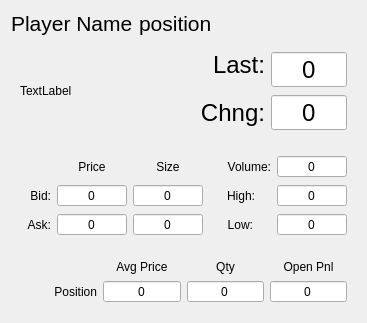
       <widget class="QWidget" name="backRight" native="true">
        <layout class="QGridLayout" name="gridLayout_8">
         <item row="3" column="0" colspan="4">
          <widget class="QWidget" name="widget_4" native="true">
           <layout class="QGridLayout" name="gridLayout">
            <item row="0" column="1">
             <widget class="QLabel" name="asksLabelIndicator_11">
              <property name="sizePolicy">
               <sizepolicy hsizetype="Preferred" vsizetype="Fixed">
                <horstretch>0</horstretch>
                <verstretch>0</verstretch>
               </sizepolicy>
              </property>
              <property name="accessibleName">
               <string>TR00009</string>
              </property>
              <property name="text">
               <string>Avg Price</string>
              </property>
              <property name="alignment">
               <set>Qt::AlignCenter</set>
              </property>
             </widget>
            </item>
            <item row="0" column="2">
             <widget class="QLabel" name="asksLabelIndicator_10">
              <property name="sizePolicy">
               <sizepolicy hsizetype="Preferred" vsizetype="Fixed">
                <horstretch>0</horstretch>
                <verstretch>0</verstretch>
               </sizepolicy>
              </property>
              <property name="accessibleName">
               <string>TR00009</string>
              </property>
              <property name="text">
               <string>Qty</string>
              </property>
              <property name="alignment">
               <set>Qt::AlignCenter</set>
              </property>
             </widget>
            </item>
            <item row="0" column="3">
             <widget class="QLabel" name="asksLabelIndicator_12">
              <property name="sizePolicy">
               <sizepolicy hsizetype="Preferred" vsizetype="Fixed">
                <horstretch>0</horstretch>
                <verstretch>0</verstretch>
               </sizepolicy>
              </property>
              <property name="accessibleName">
               <string>TR00009</string>
              </property>
              <property name="text">
               <string>Open Pnl</string>
              </property>
              <property name="alignment">
               <set>Qt::AlignCenter</set>
              </property>
             </widget>
            </item>
            <item row="1" column="0">
             <widget class="QLabel" name="bidsLabelIndicator_6">
              <property name="sizePolicy">
               <sizepolicy hsizetype="Preferred" vsizetype="Preferred">
                <horstretch>0</horstretch>
                <verstretch>0</verstretch>
               </sizepolicy>
              </property>
              <property name="accessibleName">
               <string>TR00008</string>
              </property>
              <property name="text">
               <string>Position</string>
              </property>
              <property name="alignment">
               <set>Qt::AlignRight|Qt::AlignTrailing|Qt::AlignVCenter</set>
              </property>
             </widget>
            </item>
            <item row="1" column="1">
             <widget class="QSpinBox" name="marketBid_9">
              <property name="sizePolicy">
               <sizepolicy hsizetype="Preferred" vsizetype="Fixed">
                <horstretch>0</horstretch>
                <verstretch>0</verstretch>
               </sizepolicy>
              </property>
              <property name="minimumSize">
               <size>
                <width>70</width>
                <height>0</height>
               </size>
              </property>
              <property name="whatsThis">
               <string>BidPrice</string>
              </property>
              <property name="accessibleName">
               <string>PRICE</string>
              </property>
              <property name="accessibleDescription">
               <string>CAN_BE_ZERO</string>
              </property>
              <property name="alignment">
               <set>Qt::AlignCenter</set>
              </property>
              <property name="readOnly">
               <bool>true</bool>
              </property>
              <property name="buttonSymbols">
               <enum>QAbstractSpinBox::NoButtons</enum>
              </property>
             </widget>
            </item>
            <item row="1" column="2">
             <widget class="QSpinBox" name="marketBid_6">
              <property name="sizePolicy">
               <sizepolicy hsizetype="Preferred" vsizetype="Fixed">
                <horstretch>0</horstretch>
                <verstretch>0</verstretch>
               </sizepolicy>
              </property>
              <property name="minimumSize">
               <size>
                <width>70</width>
                <height>0</height>
               </size>
              </property>
              <property name="whatsThis">
               <string>BidPrice</string>
              </property>
              <property name="accessibleName">
               <string>PRICE</string>
              </property>
              <property name="accessibleDescription">
               <string>CAN_BE_ZERO</string>
              </property>
              <property name="alignment">
               <set>Qt::AlignCenter</set>
              </property>
              <property name="readOnly">
               <bool>true</bool>
              </property>
              <property name="buttonSymbols">
               <enum>QAbstractSpinBox::NoButtons</enum>
              </property>
             </widget>
            </item>
            <item row="1" column="3">
             <widget class="QSpinBox" name="marketBid_10">
              <property name="sizePolicy">
               <sizepolicy hsizetype="Preferred" vsizetype="Fixed">
                <horstretch>0</horstretch>
                <verstretch>0</verstretch>
               </sizepolicy>
              </property>
              <property name="minimumSize">
               <size>
                <width>70</width>
                <height>0</height>
               </size>
              </property>
              <property name="whatsThis">
               <string>BidPrice</string>
              </property>
              <property name="accessibleName">
               <string>PRICE</string>
              </property>
              <property name="accessibleDescription">
               <string>CAN_BE_ZERO</string>
              </property>
              <property name="alignment">
               <set>Qt::AlignCenter</set>
              </property>
              <property name="readOnly">
               <bool>true</bool>
              </property>
              <property name="buttonSymbols">
               <enum>QAbstractSpinBox::NoButtons</enum>
              </property>
             </widget>
            </item>
           </layout>
          </widget>
         </item>
         <item row="1" column="2" colspan="2">
          <widget class="QWidget" name="widget_5" native="true">
           <layout class="QGridLayout" name="gridLayout_23">
            <item row="2" column="1">
             <widget class="QSpinBox" name="marketBid_13">
              <property name="sizePolicy">
               <sizepolicy hsizetype="Preferred" vsizetype="Fixed">
                <horstretch>0</horstretch>
                <verstretch>0</verstretch>
               </sizepolicy>
              </property>
              <property name="minimumSize">
               <size>
                <width>70</width>
                <height>0</height>
               </size>
              </property>
              <property name="font">
               <font>
                <pointsize>18</pointsize>
               </font>
              </property>
              <property name="whatsThis">
               <string>BidPrice</string>
              </property>
              <property name="accessibleName">
               <string>PRICE</string>
              </property>
              <property name="accessibleDescription">
               <string>CAN_BE_ZERO</string>
              </property>
              <property name="alignment">
               <set>Qt::AlignCenter</set>
              </property>
              <property name="readOnly">
               <bool>true</bool>
              </property>
              <property name="buttonSymbols">
               <enum>QAbstractSpinBox::NoButtons</enum>
              </property>
             </widget>
            </item>
            <item row="0" column="1" rowspan="2">
             <widget class="QSpinBox" name="marketLast_3">
              <property name="sizePolicy">
               <sizepolicy hsizetype="Preferred" vsizetype="Fixed">
                <horstretch>0</horstretch>
                <verstretch>0</verstretch>
               </sizepolicy>
              </property>
              <property name="minimumSize">
               <size>
                <width>70</width>
                <height>0</height>
               </size>
              </property>
              <property name="font">
               <font>
                <pointsize>18</pointsize>
               </font>
              </property>
              <property name="whatsThis">
               <string>LastPrice</string>
              </property>
              <property name="accessibleName">
               <string>PRICE</string>
              </property>
              <property name="accessibleDescription">
               <string>CAN_BE_ZERO</string>
              </property>
              <property name="alignment">
               <set>Qt::AlignCenter</set>
              </property>
              <property name="readOnly">
               <bool>true</bool>
              </property>
              <property name="buttonSymbols">
               <enum>QAbstractSpinBox::NoButtons</enum>
              </property>
             </widget>
            </item>
            <item row="2" column="0">
             <widget class="QLabel" name="bidsLabelIndicator_7">
              <property name="sizePolicy">
               <sizepolicy hsizetype="Preferred" vsizetype="Preferred">
                <horstretch>0</horstretch>
                <verstretch>0</verstretch>
               </sizepolicy>
              </property>
              <property name="font">
               <font>
                <pointsize>18</pointsize>
               </font>
              </property>
              <property name="accessibleName">
               <string>TR00008</string>
              </property>
              <property name="text">
               <string>Chng:</string>
              </property>
              <property name="alignment">
               <set>Qt::AlignRight|Qt::AlignTrailing|Qt::AlignVCenter</set>
              </property>
             </widget>
            </item>
            <item row="0" column="0">
             <widget class="QLabel" name="label_28">
              <property name="sizePolicy">
               <sizepolicy hsizetype="Preferred" vsizetype="Preferred">
                <horstretch>0</horstretch>
                <verstretch>0</verstretch>
               </sizepolicy>
              </property>
              <property name="font">
               <font>
                <pointsize>18</pointsize>
               </font>
              </property>
              <property name="accessibleName">
               <string>TR00012</string>
              </property>
              <property name="text">
               <string>Last:</string>
              </property>
              <property name="alignment">
               <set>Qt::AlignRight|Qt::AlignTrailing|Qt::AlignVCenter</set>
              </property>
             </widget>
            </item>
           </layout>
           <zorder>label_28</zorder>
           <zorder>bidsLabelIndicator_7</zorder>
           <zorder>marketBid_13</zorder>
           <zorder>marketLast_3</zorder>
          </widget>
         </item>
         <item row="2" column="3">
          <widget class="QWidget" name="widget_3" native="true">
           <layout class="QFormLayout" name="formLayout">
            <item row="0" column="0">
             <widget class="QLabel" name="marketVolumeLabel_3">
              <property name="sizePolicy">
               <sizepolicy hsizetype="Preferred" vsizetype="Preferred">
                <horstretch>0</horstretch>
                <verstretch>0</verstretch>
               </sizepolicy>
              </property>
              <property name="accessibleName">
               <string>TR00013</string>
              </property>
              <property name="text">
               <string>Volume:</string>
              </property>
              <property name="alignment">
               <set>Qt::AlignRight|Qt::AlignTrailing|Qt::AlignVCenter</set>
              </property>
             </widget>
            </item>
            <item row="0" column="1">
             <widget class="QSpinBox" name="marketVolume_3">
              <property name="sizePolicy">
               <sizepolicy hsizetype="Preferred" vsizetype="Fixed">
                <horstretch>0</horstretch>
                <verstretch>0</verstretch>
               </sizepolicy>
              </property>
              <property name="minimumSize">
               <size>
                <width>70</width>
                <height>0</height>
               </size>
              </property>
              <property name="whatsThis">
               <string>DayVolume</string>
              </property>
              <property name="accessibleName">
               <string/>
              </property>
              <property name="alignment">
               <set>Qt::AlignCenter</set>
              </property>
              <property name="readOnly">
               <bool>true</bool>
              </property>
              <property name="buttonSymbols">
               <enum>QAbstractSpinBox::NoButtons</enum>
              </property>
              <property name="specialValueText">
               <string/>
              </property>
             </widget>
            </item>
            <item row="1" column="0">
             <widget class="QLabel" name="label_27">
              <property name="sizePolicy">
               <sizepolicy hsizetype="Preferred" vsizetype="Preferred">
                <horstretch>0</horstretch>
                <verstretch>0</verstretch>
               </sizepolicy>
              </property>
              <property name="accessibleName">
               <string>TR00010</string>
              </property>
              <property name="text">
               <string>High:</string>
              </property>
              <property name="alignment">
               <set>Qt::AlignRight|Qt::AlignTrailing|Qt::AlignVCenter</set>
              </property>
             </widget>
            </item>
            <item row="1" column="1">
             <widget class="QSpinBox" name="marketHigh_3">
              <property name="sizePolicy">
               <sizepolicy hsizetype="Preferred" vsizetype="Fixed">
                <horstretch>0</horstretch>
                <verstretch>0</verstretch>
               </sizepolicy>
              </property>
              <property name="minimumSize">
               <size>
                <width>70</width>
                <height>0</height>
               </size>
              </property>
              <property name="whatsThis">
               <string>HighPrice</string>
              </property>
              <property name="accessibleName">
               <string>PRICE</string>
              </property>
              <property name="accessibleDescription">
               <string>CAN_BE_ZERO</string>
              </property>
              <property name="alignment">
               <set>Qt::AlignCenter</set>
              </property>
              <property name="readOnly">
               <bool>true</bool>
              </property>
              <property name="buttonSymbols">
               <enum>QAbstractSpinBox::NoButtons</enum>
              </property>
             </widget>
            </item>
            <item row="2" column="0">
             <widget class="QLabel" name="label_26">
              <property name="sizePolicy">
               <sizepolicy hsizetype="Preferred" vsizetype="Preferred">
                <horstretch>0</horstretch>
                <verstretch>0</verstretch>
               </sizepolicy>
              </property>
              <property name="accessibleName">
               <string>TR00011</string>
              </property>
              <property name="text">
               <string>Low:</string>
              </property>
              <property name="alignment">
               <set>Qt::AlignRight|Qt::AlignTrailing|Qt::AlignVCenter</set>
              </property>
             </widget>
            </item>
            <item row="2" column="1">
             <widget class="QSpinBox" name="marketLow_3">
              <property name="sizePolicy">
               <sizepolicy hsizetype="Preferred" vsizetype="Fixed">
                <horstretch>0</horstretch>
                <verstretch>0</verstretch>
               </sizepolicy>
              </property>
              <property name="minimumSize">
               <size>
                <width>70</width>
                <height>0</height>
               </size>
              </property>
              <property name="whatsThis">
               <string>LowPrice</string>
              </property>
              <property name="accessibleName">
               <string>PRICE</string>
              </property>
              <property name="accessibleDescription">
               <string>CAN_BE_ZERO</string>
              </property>
              <property name="alignment">
               <set>Qt::AlignCenter</set>
              </property>
              <property name="readOnly">
               <bool>true</bool>
              </property>
              <property name="buttonSymbols">
               <enum>QAbstractSpinBox::NoButtons</enum>
              </property>
             </widget>
            </item>
           </layout>
           <zorder>label_26</zorder>
           <zorder>marketVolume_3</zorder>
           <zorder>marketLow_3</zorder>
           <zorder>label_27</zorder>
           <zorder>marketHigh_3</zorder>
           <zorder>marketVolumeLabel_3</zorder>
          </widget>
         </item>
         <item row="2" column="0" colspan="3">
          <widget class="QWidget" name="widget_2" native="true">
           <layout class="QGridLayout" name="gridLayout_2">
            <item row="1" column="0">
             <widget class="QLabel" name="bidsLabelIndicator_5">
              <property name="sizePolicy">
               <sizepolicy hsizetype="Preferred" vsizetype="Preferred">
                <horstretch>0</horstretch>
                <verstretch>0</verstretch>
               </sizepolicy>
              </property>
              <property name="accessibleName">
               <string>TR00008</string>
              </property>
              <property name="text">
               <string>Bid:</string>
              </property>
              <property name="alignment">
               <set>Qt::AlignRight|Qt::AlignTrailing|Qt::AlignVCenter</set>
              </property>
             </widget>
            </item>
            <item row="1" column="1">
             <widget class="QSpinBox" name="marketBid_7">
              <property name="sizePolicy">
               <sizepolicy hsizetype="Preferred" vsizetype="Fixed">
                <horstretch>0</horstretch>
                <verstretch>0</verstretch>
               </sizepolicy>
              </property>
              <property name="minimumSize">
               <size>
                <width>70</width>
                <height>0</height>
               </size>
              </property>
              <property name="whatsThis">
               <string>BidPrice</string>
              </property>
              <property name="accessibleName">
               <string>PRICE</string>
              </property>
              <property name="accessibleDescription">
               <string>CAN_BE_ZERO</string>
              </property>
              <property name="alignment">
               <set>Qt::AlignCenter</set>
              </property>
              <property name="readOnly">
               <bool>true</bool>
              </property>
              <property name="buttonSymbols">
               <enum>QAbstractSpinBox::NoButtons</enum>
              </property>
             </widget>
            </item>
            <item row="0" column="1">
             <widget class="QLabel" name="asksLabelIndicator_8">
              <property name="sizePolicy">
               <sizepolicy hsizetype="Preferred" vsizetype="Preferred">
                <horstretch>0</horstretch>
                <verstretch>0</verstretch>
               </sizepolicy>
              </property>
              <property name="accessibleName">
               <string>TR00009</string>
              </property>
              <property name="text">
               <string>Price</string>
              </property>
              <property name="alignment">
               <set>Qt::AlignCenter</set>
              </property>
             </widget>
            </item>
            <item row="0" column="2">
             <widget class="QLabel" name="asksLabelIndicator_7">
              <property name="sizePolicy">
               <sizepolicy hsizetype="Preferred" vsizetype="Preferred">
                <horstretch>0</horstretch>
                <verstretch>0</verstretch>
               </sizepolicy>
              </property>
              <property name="accessibleName">
               <string>TR00009</string>
              </property>
              <property name="text">
               <string>Size</string>
              </property>
              <property name="alignment">
               <set>Qt::AlignCenter</set>
              </property>
             </widget>
            </item>
            <item row="2" column="2">
             <widget class="QSpinBox" name="marketBid_8">
              <property name="sizePolicy">
               <sizepolicy hsizetype="Preferred" vsizetype="Fixed">
                <horstretch>0</horstretch>
                <verstretch>0</verstretch>
               </sizepolicy>
              </property>
              <property name="minimumSize">
               <size>
                <width>70</width>
                <height>0</height>
               </size>
              </property>
              <property name="whatsThis">
               <string>BidPrice</string>
              </property>
              <property name="accessibleName">
               <string>PRICE</string>
              </property>
              <property name="accessibleDescription">
               <string>CAN_BE_ZERO</string>
              </property>
              <property name="alignment">
               <set>Qt::AlignCenter</set>
              </property>
              <property name="readOnly">
               <bool>true</bool>
              </property>
              <property name="buttonSymbols">
               <enum>QAbstractSpinBox::NoButtons</enum>
              </property>
             </widget>
            </item>
            <item row="1" column="2">
             <widget class="QSpinBox" name="marketBid_5">
              <property name="sizePolicy">
               <sizepolicy hsizetype="Preferred" vsizetype="Fixed">
                <horstretch>0</horstretch>
                <verstretch>0</verstretch>
               </sizepolicy>
              </property>
              <property name="minimumSize">
               <size>
                <width>70</width>
                <height>0</height>
               </size>
              </property>
              <property name="whatsThis">
               <string>BidPrice</string>
              </property>
              <property name="accessibleName">
               <string>PRICE</string>
              </property>
              <property name="accessibleDescription">
               <string>CAN_BE_ZERO</string>
              </property>
              <property name="alignment">
               <set>Qt::AlignCenter</set>
              </property>
              <property name="readOnly">
               <bool>true</bool>
              </property>
              <property name="buttonSymbols">
               <enum>QAbstractSpinBox::NoButtons</enum>
              </property>
             </widget>
            </item>
            <item row="2" column="0">
             <widget class="QLabel" name="asksLabelIndicator_9">
              <property name="sizePolicy">
               <sizepolicy hsizetype="Preferred" vsizetype="Preferred">
                <horstretch>0</horstretch>
                <verstretch>0</verstretch>
               </sizepolicy>
              </property>
              <property name="accessibleName">
               <string>TR00009</string>
              </property>
              <property name="text">
               <string>Ask:</string>
              </property>
              <property name="alignment">
               <set>Qt::AlignRight|Qt::AlignTrailing|Qt::AlignVCenter</set>
              </property>
             </widget>
            </item>
            <item row="2" column="1">
             <widget class="QSpinBox" name="marketAsk_5">
              <property name="sizePolicy">
               <sizepolicy hsizetype="Preferred" vsizetype="Fixed">
                <horstretch>0</horstretch>
                <verstretch>0</verstretch>
               </sizepolicy>
              </property>
              <property name="minimumSize">
               <size>
                <width>70</width>
                <height>0</height>
               </size>
              </property>
              <property name="whatsThis">
               <string>AskPrice</string>
              </property>
              <property name="accessibleName">
               <string>PRICE</string>
              </property>
              <property name="accessibleDescription">
               <string>CAN_BE_ZERO</string>
              </property>
              <property name="alignment">
               <set>Qt::AlignCenter</set>
              </property>
              <property name="readOnly">
               <bool>true</bool>
              </property>
              <property name="buttonSymbols">
               <enum>QAbstractSpinBox::NoButtons</enum>
              </property>
             </widget>
            </item>
           </layout>
          </widget>
         </item>
         <item row="1" column="0" colspan="2">
          <widget class="QWidget" name="widget_6" native="true">
           <layout class="QFormLayout" name="formLayout_2">
            <item row="0" column="0">
             <widget class="QLabel" name="teamicon">
              <property name="sizePolicy">
               <sizepolicy hsizetype="Expanding" vsizetype="Expanding">
                <horstretch>0</horstretch>
                <verstretch>0</verstretch>
               </sizepolicy>
              </property>
              <property name="text">
               <string>TextLabel</string>
              </property>
             </widget>
            </item>
           </layout>
          </widget>
         </item>
         <item row="0" column="0">
          <widget class="QLabel" name="playername">
           <property name="font">
            <font>
             <pointsize>16</pointsize>
            </font>
           </property>
           <property name="text">
            <string>Player Name</string>
           </property>
          </widget>
         </item>
         <item row="0" column="1" colspan="2">
          <widget class="QLabel" name="position">
           <property name="font">
            <font>
             <pointsize>16</pointsize>
            </font>
           </property>
           <property name="text">
            <string>position</string>
           </property>
          </widget>
         </item>
        </layout>
        <zorder>widget_6</zorder>
        <zorder>widget_3</zorder>
        <zorder>widget_5</zorder>
        <zorder>widget_2</zorder>
        <zorder>widget_4</zorder>
       </widget>
